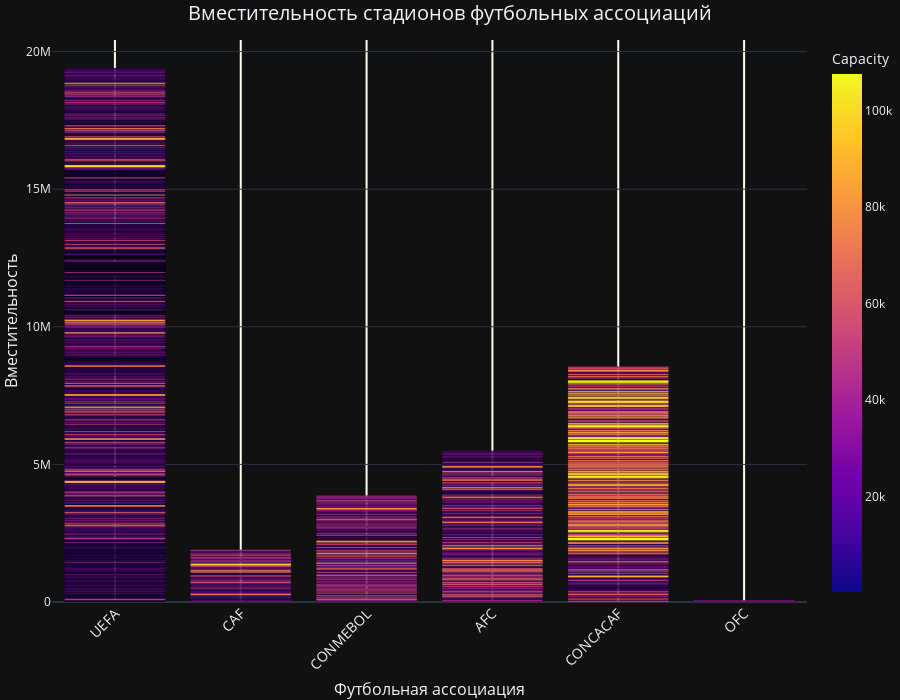

The notebook cell this image was saved under:
### Code cell
fig.update_xaxes(title_text='Футбольная ассоциация', title_font_size=16)
fig.update_yaxes(title_text='Вместительность', title_font_size=16)
fig.update_xaxes(tickangle=315)
fig.update_xaxes(tickfont_size=14)
fig.update_layout(width=None, height=700)
fig.update_xaxes(gridwidth=2, gridcolor='ivory')
fig.update_layout(margin=dict(l=0, r=0, b=0, t=40))

### Figure 1 — Plotly figure (JSON) as saved in the notebook; plotly's stock layout.template omitted (floating-point values rounded to 4 significant figures; data arrays with more than 128 entries replaced by an {"elided": "..."} marker saying what was removed)
{"data": [{"alignmentgroup": "True", "hovertemplate": "Confederation=%{x}<br>Capacity=%{marker.color}<extra></extra>", "legendgroup": "", "marker": {"color": {"elided": "1820 int values"}, "coloraxis": "coloraxis", "pattern": {"shape": ""}, "line": {"color": "black", "width": 0.2}}, "name": "", "offsetgroup": "", "orientation": "v", "showlegend": false, "textposition": "auto", "x": {"elided": "1820 str values"}, "xaxis": "x", "y": {"elided": "1820 int values"}, "yaxis": "y", "type": "bar"}], "layout": {"xaxis": {"anchor": "y", "domain": [0.0, 1.0], "title": {"text": "Футбольная ассоциация", "font": {"size": 16}}, "tickangle": -45, "tickfont": {"size": 14}, "gridwidth": 2, "gridcolor": "ivory"}, "yaxis": {"anchor": "x", "domain": [0.0, 1.0], "title": {"text": "Вместительность", "font": {"size": 16}}}, "coloraxis": {"colorbar": {"title": {"text": "Capacity"}}, "colorscale": [[0.0, "#0d0887"], [0.1111, "#46039f"], [0.2222, "#7201a8"], [0.3333, "#9c179e"], [0.4444, "#bd3786"], [0.5556, "#d8576b"], [0.6667, "#ed7953"], [0.7778, "#fb9f3a"], [0.8889, "#fdca26"], [1.0, "#f0f921"]]}, "legend": {"tracegroupgap": 0}, "margin": {"t": 40, "l": 0, "r": 0, "b": 0}, "barmode": "relative", "title": {"text": "Вместительность стадионов футбольных ассоциаций", "font": {"size": 20}, "x": 0.5}, "height": 700}}
